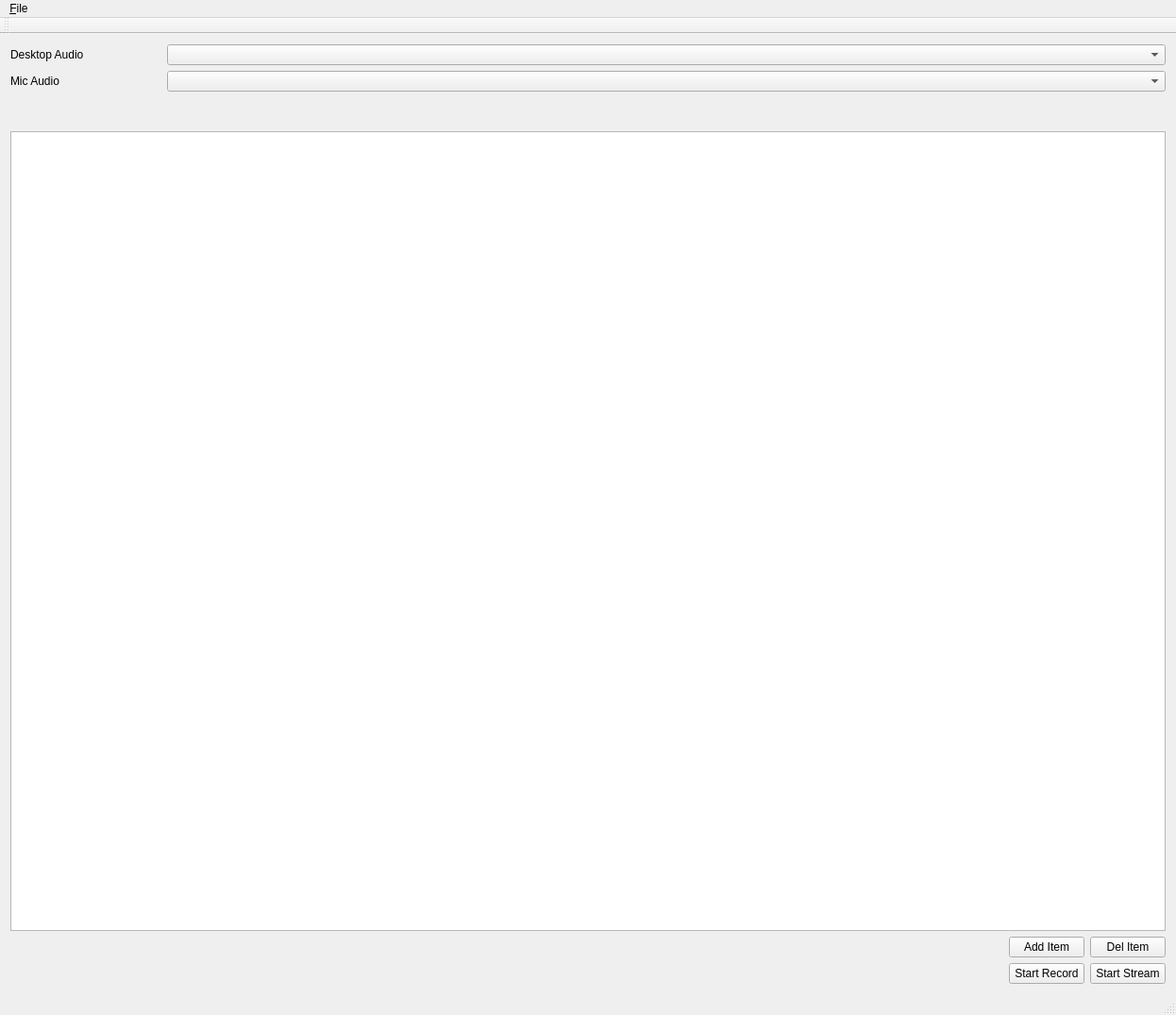
<?xml version="1.0" encoding="UTF-8"?>
<ui version="4.0">
 <class>DemoWindowClass</class>
 <widget class="QMainWindow" name="DemoWindowClass">
  <property name="geometry">
   <rect>
    <x>0</x>
    <y>0</y>
    <width>1246</width>
    <height>1075</height>
   </rect>
  </property>
  <property name="windowTitle">
   <string>DemoWindow</string>
  </property>
  <widget class="QWidget" name="centralWidget">
   <layout class="QVBoxLayout" name="verticalLayout_3">
    <item>
     <layout class="QVBoxLayout" name="verticalLayout_2">
      <item>
       <layout class="QHBoxLayout" name="horizontalLayout_4">
        <item>
         <widget class="QLabel" name="label">
          <property name="minimumSize">
           <size>
            <width>160</width>
            <height>0</height>
           </size>
          </property>
          <property name="maximumSize">
           <size>
            <width>160</width>
            <height>16777215</height>
           </size>
          </property>
          <property name="text">
           <string>Desktop Audio</string>
          </property>
         </widget>
        </item>
        <item>
         <widget class="QComboBox" name="comboBox"/>
        </item>
       </layout>
      </item>
      <item>
       <layout class="QHBoxLayout" name="horizontalLayout_2">
        <item>
         <widget class="QLabel" name="label_2">
          <property name="minimumSize">
           <size>
            <width>160</width>
            <height>0</height>
           </size>
          </property>
          <property name="maximumSize">
           <size>
            <width>160</width>
            <height>16777215</height>
           </size>
          </property>
          <property name="text">
           <string>Mic Audio</string>
          </property>
         </widget>
        </item>
        <item>
         <widget class="QComboBox" name="comboBox_2"/>
        </item>
       </layout>
      </item>
      <item>
       <widget class="QWidget" name="widgetAudio" native="true">
        <property name="minimumSize">
         <size>
          <width>0</width>
          <height>30</height>
         </size>
        </property>
       </widget>
      </item>
     </layout>
    </item>
    <item>
     <layout class="QVBoxLayout" name="verticalLayout">
      <item>
       <widget class="QListWidget" name="listWidget"/>
      </item>
      <item>
       <layout class="QHBoxLayout" name="horizontalLayout">
        <item>
         <spacer name="horizontalSpacer">
          <property name="orientation">
           <enum>Qt::Horizontal</enum>
          </property>
          <property name="sizeHint" stdset="0">
           <size>
            <width>40</width>
            <height>20</height>
           </size>
          </property>
         </spacer>
        </item>
        <item>
         <widget class="QPushButton" name="pushButtonAddItem">
          <property name="text">
           <string>Add Item</string>
          </property>
         </widget>
        </item>
        <item>
         <widget class="QPushButton" name="pushButtonDelItem">
          <property name="text">
           <string>Del Item</string>
          </property>
         </widget>
        </item>
       </layout>
      </item>
     </layout>
    </item>
    <item>
     <layout class="QHBoxLayout" name="horizontalLayout_3">
      <item>
       <spacer name="horizontalSpacer_2">
        <property name="orientation">
         <enum>Qt::Horizontal</enum>
        </property>
        <property name="sizeHint" stdset="0">
         <size>
          <width>40</width>
          <height>20</height>
         </size>
        </property>
       </spacer>
      </item>
      <item>
       <widget class="QPushButton" name="pushButtonRecord">
        <property name="text">
         <string>Start Record</string>
        </property>
       </widget>
      </item>
      <item>
       <widget class="QPushButton" name="pushButtonStream">
        <property name="text">
         <string>Start Stream</string>
        </property>
       </widget>
      </item>
     </layout>
    </item>
   </layout>
   <zorder>listWidget</zorder>
   <zorder>label</zorder>
   <zorder>label_2</zorder>
   <zorder>comboBox</zorder>
   <zorder>comboBox_2</zorder>
   <zorder>widgetAudio</zorder>
  </widget>
  <widget class="QMenuBar" name="menuBar">
   <property name="geometry">
    <rect>
     <x>0</x>
     <y>0</y>
     <width>1246</width>
     <height>37</height>
    </rect>
   </property>
   <widget class="QMenu" name="menu">
    <property name="title">
     <string>&amp;File</string>
    </property>
   </widget>
   <addaction name="menu"/>
  </widget>
  <widget class="QToolBar" name="mainToolBar">
   <attribute name="toolBarArea">
    <enum>TopToolBarArea</enum>
   </attribute>
   <attribute name="toolBarBreak">
    <bool>false</bool>
   </attribute>
  </widget>
  <widget class="QStatusBar" name="statusBar"/>
 </widget>
 <layoutdefault spacing="6" margin="11"/>
 <resources>
  <include location="demo.qrc"/>
 </resources>
 <connections/>
</ui>
